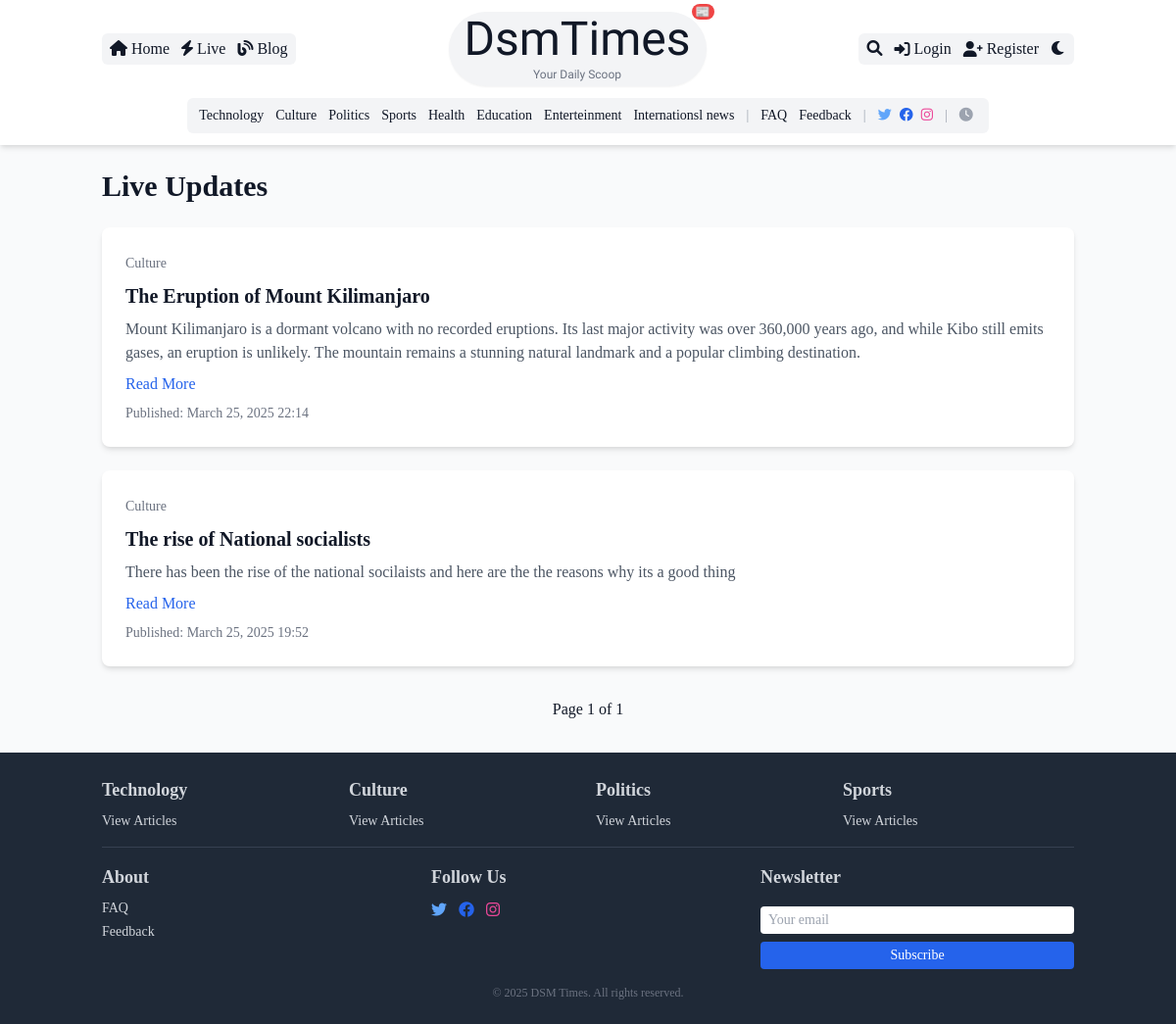
The page /live/ on the database as committed earlier.
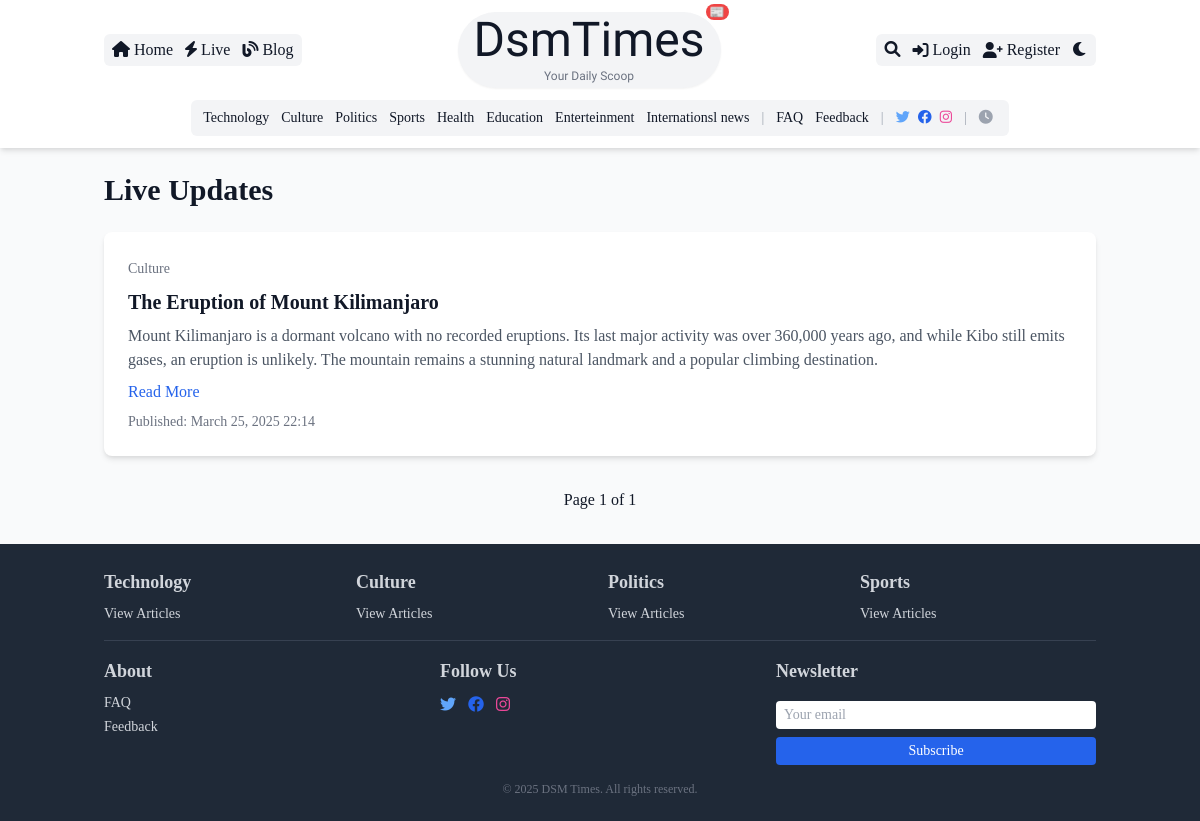
The same page on the database as committed later.
### core/models.py (models this page shows, shortened)
class Category(models.Model):
    name = models.CharField(max_length=100, unique=True)
    slug = models.SlugField(unique=True)
    description = models.TextField(blank=True)
    image = models.ImageField(upload_to='category_images/', blank=True)
    is_special = models.BooleanField(default=False)
    color = models.CharField(max_length=7, blank=True, default='#000000')  # Hex color code

class Article(models.Model):
    STATUS_CHOICES = (
        ('draft', 'Draft'),
        ('pending', 'Pending Approval'),
        ('published', 'Published'),
        ('hidden', 'Hidden'),
    )
    title = models.CharField(max_length=200)
    slug = models.SlugField(unique=True)
    author = models.ForeignKey(User, on_delete=models.CASCADE, related_name='articles')
    category = models.ForeignKey(Category, on_delete=models.SET_NULL, null=True)
    tags = models.ManyToManyField(Tag, blank=True)
    content = models.TextField()
    summary = models.TextField(max_length=500)
    featured_image = models.ImageField(upload_to='article_images/', blank=True, null=True)
    is_premium = models.BooleanField(default=False)
    status = models.CharField(max_length=20, choices=STATUS_CHOICES, default='draft')
    submitted_at = models.DateTimeField(auto_now_add=True)
    published_at = models.DateTimeField(null=True, blank=True)
    updated_at = models.DateTimeField(auto_now=True)
    views_count = models.PositiveIntegerField(default=0)
    read_time_minutes = models.PositiveIntegerField(default=5)
    breaking_news = models.BooleanField(default=False)
    likes = models.ManyToManyField(User, related_name='liked_articles', blank=True)

### core/views.py (the view)
# urls.py: path('live/', views.live_updates, name='live_updates'),
def live_updates(request):
    live_articles = Article.objects.filter(breaking_news=True, status='published').order_by('-published_at')
    paginator = Paginator(live_articles, 10)
    page_number = request.GET.get('page')
    page_obj = paginator.get_page(page_number)
    return render(request, 'core/live_updates.html', {'page_obj': page_obj})

### core/context_processors.py (called while the page is built)
def global_context(request):
    categories = Category.objects.all()
    dark_mode = request.session.get('dark_mode', False)
    return {'categories': categories, 'dark_mode': dark_mode}

### core/templates/core/live_updates.html (shortened to what this page needs)
{% extends 'core/base.html' %}
{% block content %}
    <section class="max-w-6xl mx-auto px-4 sm:px-0">
        <h1 class="text-2xl sm:text-3xl font-bold mb-6 text-gray-900 dark:text-white">Live Updates</h1>
        <div class="space-y-6">
            {% for article in page_obj %}
                <div class="bg-white dark:bg-gray-800 rounded-lg shadow-md p-4 sm:p-6">
                    <span class="text-sm text-gray-500 dark:text-gray-400 {% if article.category.is_special %}special-category{% endif %}" data-color="{{ article.category.color }}">
                        {{ article.category.name }}
                    </span>
                    <h2 class="text-xl font-semibold mt-2 text-gray-900 dark:text-white">{{ article.title }}</h2>
                    <p class="mt-2 text-gray-600 dark:text-gray-300">{{ article.summary }}</p>
                    <a href="{% url 'article_detail' article.slug %}" class="mt-2 inline-block text-blue-600 hover:underline">Read More</a>
                    <p class="text-sm text-gray-500 dark:text-gray-400 mt-2">Published: {{ article.published_at|date:"F d, Y H:i" }}</p>
                </div>
            {% empty %}
                <p class="text-gray-600 dark:text-gray-300">No live updates available.</p>
            {% endfor %}
        </div>
        <div class="mt-6 flex justify-center space-x-2">
            <span class="px-4 py-2">Page {{ page_obj.number }} of {{ page_obj.paginator.num_pages }}</span>
        </div>
    </section>
{% endblock %}

### core/templates/core/base.html (shortened to what the changed rows need)
{% load static %}
<!DOCTYPE html>
<html lang="en" class="{% if request.session.dark_mode %}dark{% endif %}">
<head>
    <link href="https://cdn.jsdelivr.net/npm/tailwindcss@2.2.19/dist/tailwind.min.css" rel="stylesheet">
    <link rel="stylesheet" href="https://cdnjs.cloudflare.com/ajax/libs/font-awesome/6.0.0/css/all.min.css">
    <link rel="stylesheet" href="{% static 'css/custom.css' %}">
</head>
<body class="bg-gray-50 dark:bg-gray-900 text-gray-900 dark:text-gray-100 font-serif antialiased">
    <header class="bg-white dark:bg-gray-800 shadow-md sticky top-0 z-50">
        <nav class="container mx-auto px-4 py-3">
            <div class="hidden sm:flex justify-center mt-3">
                <div class="bg-gray-100 dark:bg-transparent rounded-md px-3 py-2 flex flex-wrap items-center space-x-3 text-sm">
                    {% for category in categories %}
                        <a href="{% url 'category_detail' category.slug %}" class="hover:text-blue-400 transition relative {% if category.is_special %}special-category{% endif %}" data-color="{{ category.color }}">
                            {{ category.name }}
                        </a>
                    {% endfor %}
                    <span class="text-gray-400 dark:text-gray-300 mx-1">|</span>
                    <a href="{% url 'faq' %}" class="hover:text-blue-400 transition">FAQ</a>
                    <a href="{% url 'feedback' %}" class="hover:text-blue-400 transition">Feedback</a>
                    <span class="text-gray-400 dark:text-gray-300 mx-1">|</span>
                    <div class="flex space-x-2">
                        <a href="#" class="text-blue-400 hover:text-blue-500"><i class="fab fa-twitter"></i></a>
                        <a href="#" class="text-blue-600 hover:text-blue-700"><i class="fab fa-facebook"></i></a>
                        <a href="#" class="text-pink-500 hover:text-pink-600"><i class="fab fa-instagram"></i></a>
                    </div>
                    <span class="text-gray-400 dark:text-gray-300 mx-1">|</span>
                    <span><i class="fas fa-clock mr-1 text-gray-400 dark:text-gray-300"></i>{{ "now"|date:"H:i, F j, Y" }}</span>
                </div>
            </div>
        </nav>
    </header>
    <main class="container mx-auto px-4 py-6">
        {% block content %}{% endblock %}
    </main>
    <footer class="bg-gray-800 text-gray-300 py-6">
        <div class="container mx-auto px-4 grid grid-cols-1 sm:grid-cols-2 md:grid-cols-4 gap-4">
            {% for category in categories.all|slice:":4" %}
                <div>
                    <h3 class="text-base sm:text-lg font-semibold mb-2">{{ category.name }}</h3>
                    <ul class="space-y-1 text-sm">
                        <li><a href="{% url 'category_detail' category.slug %}" class="hover:text-blue-400 transition">View Articles</a></li>
                    </ul>
                </div>
            {% endfor %}
        </div>
    </footer>
</body>
</html>

Rows that differ between the two databases and show on the page:
no longer on this page (row edited): Article: category.name "Culture", title "The rise of National socialists", summary "There has been the rise of the national socilaists and here are the the reasons why its a good thing", published_at "March 25, 2025 19:52"
